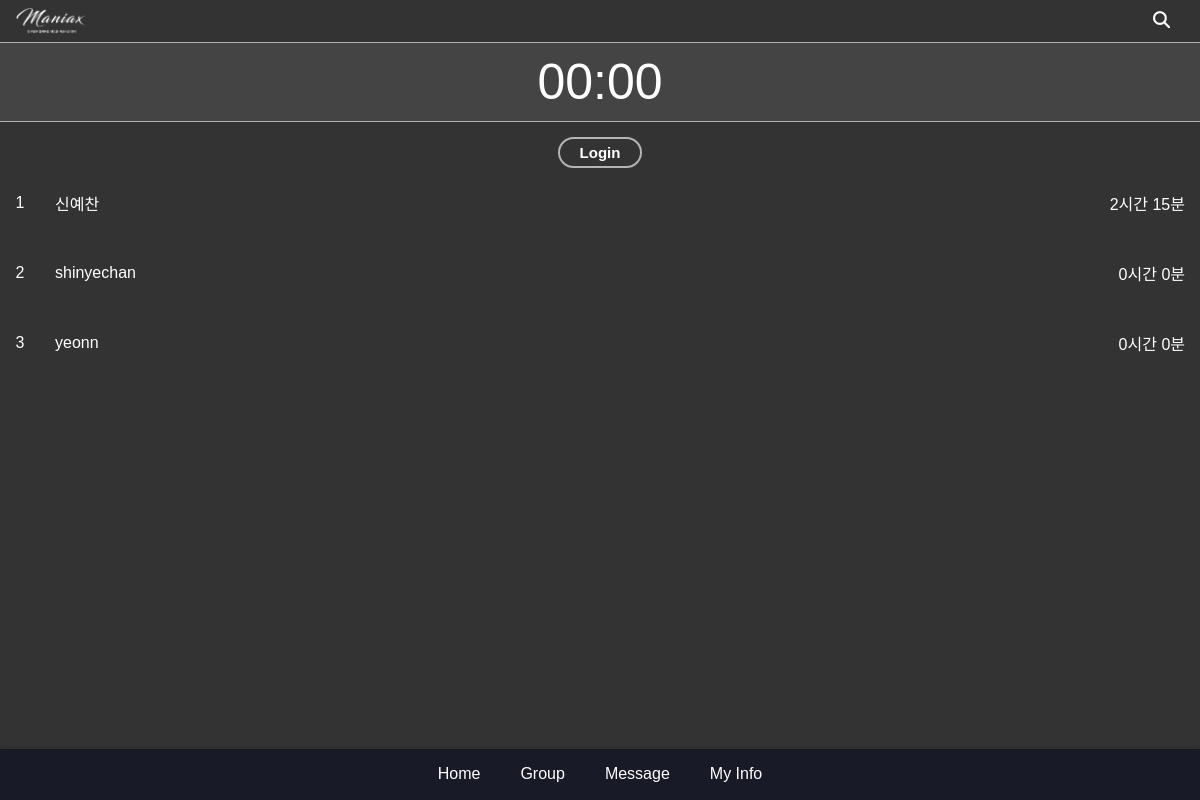
The app's page /, older data.
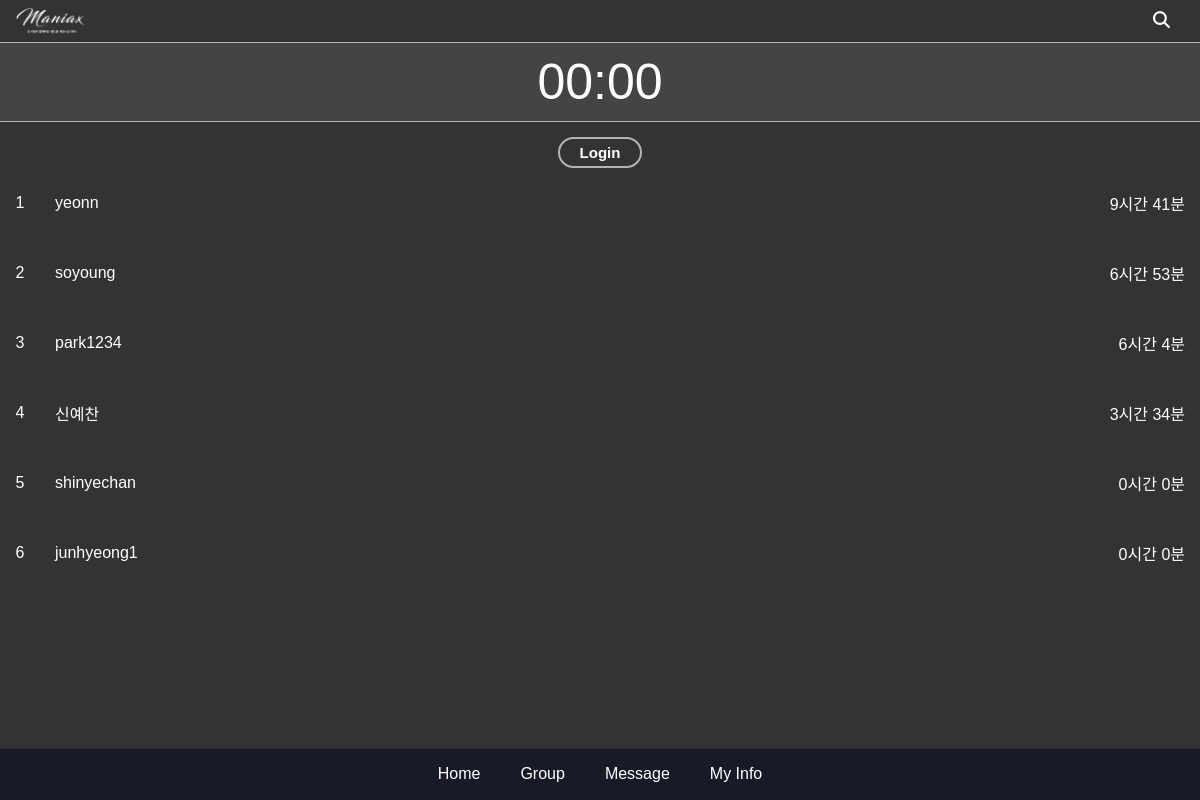
The same page, newer data.
### main/models.py (models this page shows, shortened)
class ScreenTime(models.Model):
    user = models.OneToOneField(CustomUser, on_delete=models.CASCADE, related_name='screen_time')
    total_minutes = models.PositiveIntegerField(default=0)  # 스크린 타임 총 분
    rank = models.PositiveIntegerField(default=0)  # 랭킹

class CustomUser(AbstractUser):
    following = models.ManyToManyField(
        "self", #User 인스턴스가 다른 인스턴스 참조
        verbose_name="팔로우 중인 사용자들",
        related_name="followers",
        symmetrical=False,
        through="relationship.Relationship"
    )
    top_apps = models.JSONField(default=dict, blank=True, null=True)
    total_screentimes = models.IntegerField(blank=True, null=True)

### main/views.py (the view, shortened to what this page needs)
# urls.py: path('', views.rankings_view, name='rankings'),
def rankings_view(request):
    screen_times = ScreenTime.objects.order_by('-total_minutes')
    context = {'screen_times': screen_times}
    user = request.user
    return render(request, 'rankings.html', context)

### main/templatetags/time_filters.py (called while the page is built)
@register.filter
def display_time(total_minutes):
    try:
        total_minutes = int(total_minutes)
        hours = total_minutes // 60
        minutes = total_minutes % 60
        return f"{hours}시간 {minutes}분"
    except (ValueError, TypeError):
        return "Invalid time"

### main/templates/rankings.html (shortened to what this page needs)
{% extends 'base.html' %} {% block title %}Rankings{%endblock%}{%block content%}
{% load static %}
<!DOCTYPE html>
<html>
  <head> </head>
  <body>
    <header class="screen-header">
      <img id="logo" src="{% static 'images/maniax.png' %}" />
      <a href="{% url 'search_user' %}" class="groupAdd-search-button">
        <i class="fas fa-search"></i>
      </a>
    </header>
    <div class="timerSection">
      {% if user.is_authenticated %} {% load time_filters %}
      {% else %}
      <a href="{% url 'login' %}" class="timer">00:00</a>
      {% endif %}
    </div>
    <div class="homeFilter">
      {% if user.is_authenticated %}
      <button class="filter-btn active" id="allBtn">전체</button>
      <button class="filter-btn" id="followBtn">팔로우</button>
      {% else %}
      <a href="{% url 'login' %}" class="filter-btn">Login</a>
      {% endif %}
    </div>
    {% if screen_times %}
    <div id="content">
      <div id="allContent">
        {% for screen_time in screen_times %}
        <div class="usageList">
          <a
            href="{% url 'user_profile' user_id=screen_time.user.id %}"
            class="ranking-item"
          >
            <div class="rank-number">{{ forloop.counter }}</div>
            <div class="rank-name">{{ screen_time.user.username }}</div>
            {% load time_filters %}
            <div class="rank-time">
              {{ screen_time.total_minutes|display_time }}
            </div>
          </a>
        </div>
        {% endfor %}
      </div>
        {% if user.is_authenticated %}
        {% for screen_time in following_screen_times %}
            {% load time_filters %}
        {% endfor %} {% endif %}
    </div>
    {% else %}
    <p>No users found.</p>
    {% endif %}
  </body>
</html>
{%endblock%}

### main/templates/base.html (shortened to what this page needs)
<!DOCTYPE html>
{% load static %}
<html>
  <head>
    <link rel="stylesheet" href="{% static 'css/styles.css' %}" />
    <link
      rel="stylesheet"
      type="text/css"
      href="{% static 'css/styles.css' %}"
    />
  </head>
  <body>
    <nav class="navbar">
      <ul>
        <li><a href="{% url 'rankings' %}">Home</a></li>
        {% if user.is_authenticated %}
        <li><a href="{% url 'my_group' %}">Group</a></li>
        {% else %}
        <li><a href="{% url 'all_group' %}">Group</a></li>
        {% endif %}
        <li><a href="{% url 'received_list' %}">Message</a></li>
        <li><a href="{% url 'myinfo' %}">My Info</a></li>
      </ul>
    </nav>
    <div class="content">{% block content %} {% endblock %}</div>
  </body>
</html>

### main/static/css/styles.css (style rules this page uses)
body { margin: 0; }
.navbar { overflow: hidden; position: fixed; bottom: 0; left: 0; width: 100%; background-color: #191a27; color: rgb(255, 255, 255); display: flex; justify-content: center; padding: 10px 0; box-shadow: 0 -1px 5px rgba(0, 0, 0, 0.1); z-index: 1000; height: 30px; border-top: 1.2px solid rgba(0, 0, 0, 0.2); }
nav ul { list-style-type: none; margin: 0; padding: 0; }
nav ul li { float: left; }
nav ul li a { display: block; color: rgb(255, 255, 255); text-align: center; padding: 5px 20px; text-decoration: none; }
.content { padding: 0px; }
#logo { height: 30px; padding: 6px 0px 6px 15px; }
.screen-header { position: fixed; top: 0px; width: 100%; display: flex; justify-content: space-between; align-items: center; box-sizing: border-box; background-color: #333; color: black; z-index: 2; border-bottom: 1.2px solid rgb(180, 180, 180); left: 0px; padding: 0px 10px 0px 0px; }

### main/static/css/home.css (style rules this page uses)
.timerSection { margin-top: 43px; background-color: #444; display: flex; justify-content: center; align-items: center; position: relative; border-bottom: 1.2px solid rgb(180, 180, 180); padding: 10px 0px; }
.timer { display: flex; justify-content: center; align-items: center; font-size: 50px; color: rgb(255, 255, 255); text-decoration: none; }
.homeFilter { display: flex; justify-content: center; }
.filter-btn { background-color: transparent; color: rgb(255, 255, 255); border: 2px solid rgb(180, 180, 180); padding: 5px 20px; cursor: pointer; border-radius: 20px; font-weight: bold; font-size: 15px; margin-top: 15px; margin-left: 15px; margin-right: 15px; text-decoration: none; }
#content { padding: 0px; margin-bottom: 150px; }
.usageList { padding: 0px; }
.ranking-item { display: flex; justify-content: space-between; align-items: center; padding: 10px; border-bottom: 1px solid #333; text-decoration: none; color: rgb(70, 70, 70); border-bottom: none; }
.rank-number { padding: 10px 10px 10px 5px; display: flex; justify-content: center; align-items: center; border-radius: 50%; font-size: 16px; color: rgb(70, 70, 70); }
.rank-name { flex-grow: 1; padding: 10px; font-size: 16px; text-align: left; }
.rank-time { padding: 10px 15px 10px 10px; font-size: 16px; }

### main/static/css/group.css (style rules this page uses)
body { font-family: Arial, sans-serif; background-color: #1c1c1e; color: #fff; }
.ranking-item { display: flex; justify-content: space-between; align-items: center; padding: 10px 0; border-bottom: 1px solid #6e6e6e; text-decoration: none; color: #fff; }
.ranking-item:last-child { border-bottom: none; }
.rank-number { width: 30px; height: 30px; display: flex; justify-content: center; align-items: center; border-radius: 50%; font-size: 16px; color: #fff; }
.rank-name { flex-grow: 1; padding-left: 10px; font-size: 16px; }
.rank-time { font-size: 16px; }
body { font-family: Arial, sans-serif; background-color: #333; color: #fff; margin: 0; padding: 0; }
.groupAdd-back-button, .groupAdd-search-button { background: none; border: none; color: #fff; font-size: 17px; text-decoration: none; padding: 0px 20px; }

Row changes from the older to the newer data that the page shows:
changed ScreenTime "yeonn": total_minutes|display_time "0시간 0분" → "9시간 41분"; moves up the list
added ScreenTime: user.username "soyoung", total_minutes|display_time "6시간 53분"
added ScreenTime: user.username "park1234", total_minutes|display_time "6시간 4분"
changed ScreenTime "신예찬": total_minutes|display_time "2시간 15분" → "3시간 34분"
added ScreenTime: user.username "junhyeong1", total_minutes|display_time "0시간 0분"
